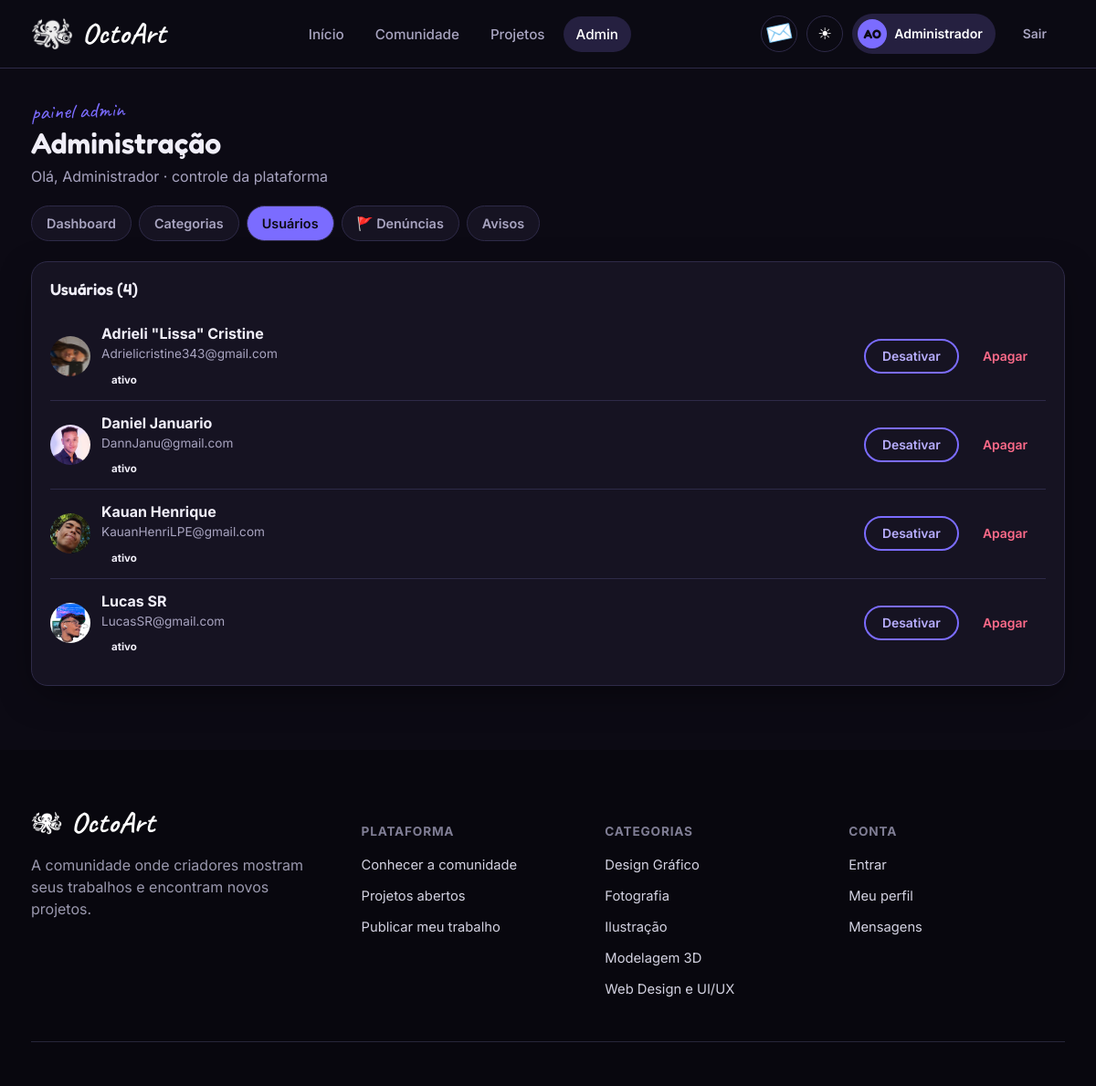
Page /admin.php?tab=usuarios (signed in) on the committed database.
### tables this page shows
CREATE TABLE `usuarios` (
  `id_usuario` int(11) NOT NULL,
  `nome` varchar(100) NOT NULL,
  `email` varchar(150) NOT NULL,
  `senha` varchar(255) NOT NULL,
  `tipo` enum('artista','cliente','ambos','admin') NOT NULL DEFAULT 'ambos',
  `telefone` varchar(30) DEFAULT NULL,
  `foto_perfil` varchar(512) DEFAULT NULL,
  `data_cadastro` datetime DEFAULT current_timestamp(),
  `ultimo_acesso` datetime DEFAULT NULL,
  `status` enum('ativo','inativo','suspenso') DEFAULT 'ativo',
  `verificado` tinyint(4) DEFAULT 0,
  `email_verificado` tinyint(4) NOT NULL DEFAULT 0,
  `token_verificacao` varchar(64) DEFAULT NULL,
  `token_reset` varchar(64) DEFAULT NULL,
  `token_reset_exp` datetime DEFAULT NULL,
  `dois_fatores` tinyint(4) NOT NULL DEFAULT 0,
  `codigo_2fa` varchar(10) DEFAULT NULL,
  `codigo_2fa_exp` datetime DEFAULT NULL,
  `google_id` varchar(80) DEFAULT NULL
);

CREATE TABLE `categorias` (
  `id_categoria` int(11) NOT NULL,
  `nome` varchar(80) NOT NULL,
  `descricao` text DEFAULT NULL
);

### config/db.php (called while the page is built, shortened)
<?php
function db(): PDO {
    static $pdo = null;
    if ($pdo === null) {
        $dsn = 'mysql:host=' . DB_HOST . ';dbname=' . DB_NAME . ';charset=' . DB_CHARSET;
        $pdo = new PDO($dsn, DB_USER, DB_PASS, [
            PDO::ATTR_ERRMODE => PDO::ERRMODE_EXCEPTION,
            PDO::ATTR_DEFAULT_FETCH_MODE => PDO::FETCH_ASSOC,
        ]);
    }
    return $pdo;
}
function h(?string $s): string {
    return htmlspecialchars((string)$s, ENT_QUOTES, 'UTF-8');
}
function media_url(?string $path): string {
    $path = trim(str_replace('\\', '/', $path));
    $path = ltrim($path, '/');
    $base = rtrim(str_replace('\\', '/', dirname($_SERVER['SCRIPT_NAME'] ?? '/')), '/');
    return $base . '/' . $path;
}
function initials(string $nome): string {
    $parts = preg_split('/\s+/', trim($nome));
    $i = '';
    foreach (array_slice($parts, 0, 2) as $p) {
        $i .= mb_strtoupper(mb_substr($p, 0, 1));
    }
    return $i ?: '?';
}

### includes/auth.php (called while the page is built, shortened)
<?php
require_once __DIR__ . '/../config/db.php';
function current_user(): ?array {
    static $cache = null;
    if ($cache !== null) return $cache;
    $st = db()->prepare('SELECT * FROM usuarios WHERE id_usuario = ? AND status = "ativo"');
    $st->execute([$_SESSION['id_usuario']]);
    $cache = $st->fetch() ?: null;
    return $cache;
}
function require_login(): array {
    $u = current_user();
    return $u;
}
function is_admin(?array $u = null): bool {
    $u = $u ?? current_user();
    return $u && ($u['tipo'] === 'admin');
}
function require_admin(): array {
    $u = require_login();
    return $u;
}

### admin.php (the view, shortened to what this page needs)
<?php
require_once __DIR__ . '/includes/auth.php';
$admin = require_admin();
$tab = $_GET['tab'] ?? 'dashboard';
$stats = [
    'usuarios' => (int)db()->query("SELECT COUNT(*) FROM usuarios WHERE tipo!='admin'")->fetchColumn(),
    'categorias' => (int)db()->query('SELECT COUNT(*) FROM categorias')->fetchColumn(),
    'projetos' => (int)db()->query("SELECT COUNT(*) FROM projetos WHERE tipo='portfolio'")->fetchColumn(),
    'briefings' => (int)db()->query("SELECT COUNT(*) FROM projetos WHERE tipo='briefing'")->fetchColumn(),
    'mensagens' => (int)db()->query('SELECT COUNT(*) FROM mensagens')->fetchColumn(),
];
$stats['denuncias'] = (int)db()->query("SELECT COUNT(*) FROM denuncias WHERE status='pendente'")->fetchColumn();
$usuarios = db()->query("SELECT * FROM usuarios WHERE tipo!='admin' ORDER BY data_cadastro DESC")->fetchAll();
$avisos = [];
try {
    $avisos = db()->query('SELECT * FROM avisos ORDER BY data_criacao DESC LIMIT 30')->fetchAll();
} catch (Throwable $e) {}
$active = 'admin';
require __DIR__ . '/includes/header.php';
?>
<div class="wrap admin-page">
  <div class="admin-header">
    <div>
      <p class="eyebrow-hand" style="margin:0">painel admin</p>
      <h1 style="margin:0">Administração</h1>
      <p class="muted" style="margin:.3rem 0 0">Olá, <?= h(explode(' ', $admin['nome'])[0]) ?> · controle da plataforma</p>
    </div>
  </div>
  <nav class="admin-tabs">
    <a class="<?= $tab==='dashboard'?'active':'' ?>" href="admin.php?tab=dashboard">Dashboard</a>
    <a class="<?= $tab==='categorias'?'active':'' ?>" href="admin.php?tab=categorias">Categorias</a>
    <a class="<?= $tab==='usuarios'?'active':'' ?>" href="admin.php?tab=usuarios">Usuários</a>
    <a class="<?= $tab==='denuncias'?'active':'' ?>" href="admin.php?tab=denuncias">🚩 Denúncias<?= $stats['denuncias'] ? ' <span class="admin-badge">'.(int)$stats['denuncias'].'</span>' : '' ?></a>
    <a class="<?= $tab==='avisos'?'active':'' ?>" href="admin.php?tab=avisos">Avisos</a>
  </nav>
  <?php if ($tab === 'dashboard'): ?>
  <div class="admin-stats">
    <div class="admin-stat"><strong><?= $stats['usuarios'] ?></strong><span>Usuários</span></div>
    <div class="admin-stat"><strong><?= $stats['categorias'] ?></strong><span>Categorias</span></div>
    <div class="admin-stat"><strong><?= $stats['projetos'] ?></strong><span>Trabalhos</span></div>
    <div class="admin-stat"><strong><?= $stats['briefings'] ?></strong><span>Pedidos</span></div>
    <div class="admin-stat"><strong><?= $stats['mensagens'] ?></strong><span>Mensagens</span></div>
    <div class="admin-stat <?= $stats['denuncias'] ? 'admin-stat-alert' : '' ?>"><strong><?= $stats['denuncias'] ?></strong><span>Denúncias pendentes</span></div>
  </div>
  <div class="admin-grid-2">
    <div class="admin-panel">
      <h3>Ações rápidas</h3>
      <div class="admin-quick">
        <a class="btn btn-primary btn-sm" href="admin.php?tab=categorias">+ Categoria</a>
        <a class="btn btn-outline btn-sm" href="admin.php?tab=usuarios">Gerenciar usuários</a>
        <a class="btn btn-outline btn-sm" href="admin.php?tab=denuncias">Ver denúncias<?= $stats['denuncias'] ? ' ('.(int)$stats['denuncias'].')' : '' ?></a>
        <a class="btn btn-outline btn-sm" href="admin.php?tab=avisos">Enviar aviso</a>
        <a class="btn btn-ghost btn-sm" href="explorar.php?tipo=artistas">Ver site</a>
      </div>
    </div>
    <div class="admin-panel">
      <h3>Últimos avisos</h3>
      <?php if (!$avisos): ?>
        <p class="muted">Nenhum aviso ainda.</p>
      <?php else: ?>
        <?php foreach (array_slice($avisos, 0, 4) as $av): ?>
          <div class="admin-aviso-mini">
            <strong><?= h($av['titulo']) ?></strong>
            <span class="muted"><?= fmt_date($av['data_criacao']) ?> · <?= $av['ativo'] ? 'ativo' : 'inativo' ?></span>
          </div>
        <?php endforeach; ?>
      <?php endif; ?>
    </div>
  </div>
  <?php elseif ($tab === 'usuarios'): ?>
  <div class="admin-panel">
    <h3>Usuários (<?= count($usuarios) ?>)</h3>
    <div class="admin-table">
      <?php foreach ($usuarios as $u): ?>
        <div class="admin-row admin-user-row">
          <div class="admin-user-info">
            <?php if ($u['foto_perfil']): ?>
              <img src="<?= h(media_url($u['foto_perfil'])) ?>" alt="" class="admin-avatar">
            <?php else: ?>
              <div class="admin-avatar admin-avatar-fb"><?= h(initials($u['nome'])) ?></div>
            <?php endif; ?>
            <div>
              <strong><?= h($u['nome']) ?></strong>
              <div class="muted" style="font-size:.85rem"><?= h($u['email']) ?></div>
              <div style="margin-top:4px">
                <span class="status-pill status-<?= h($u['status']) ?>"><?= h($u['status']) ?></span>
              </div>
            </div>
          </div>
          <div class="admin-user-actions">
            <form method="post" style="display:inline">
              <button class="btn btn-outline btn-sm" type="submit"><?= $u['status']==='ativo'?'Desativar':'Ativar' ?></button>
            </form>
            <form method="post" style="display:inline" onsubmit="return confirm('Apagar permanentemente <?= h($u['nome']) ?>?')">
              <button class="btn btn-ghost btn-sm" type="submit" style="color:var(--danger)">Apagar</button>
            </form>
          </div>
        </div>
      <?php endforeach; ?>
    </div>
  </div>
  <?php endif; ?>
</div>
<?php require __DIR__ . '/includes/footer.php'; ?>

### includes/header.php (shortened to what this page needs)
<?php
require_once __DIR__ . '/auth.php';
$u = current_user();
$active = $active ?? '';
$theme = $_COOKIE['octoart_theme'] ?? 'dark';
$app_base = rtrim(str_replace('\\','/',dirname($_SERVER['SCRIPT_NAME'] ?? '/')), '/') . '/';
?>
<!DOCTYPE html>
<html lang="pt-BR" class="<?= $theme === 'dark' ? 'dark' : '' ?>">
  <head>
<link rel="stylesheet" href="<?= h($app_base) ?>assets/css/style.css?v=<?= file_exists(__DIR__ . '/../assets/css/style.css') ? filemtime(__DIR__ . '/../assets/css/style.css') : time() ?>">
<link rel="stylesheet" href="<?= h($app_base) ?>assets/css/feed.css?v=<?= file_exists(__DIR__ . '/../assets/css/feed.css') ? filemtime(__DIR__ . '/../assets/css/feed.css') : time() ?>">
</head>
<body>
<nav class="nav">
  <div class="wrap">
    <a class="brand" href="index.php">
      <img src="<?= h($app_base) ?>assets/img/<?= $theme === 'dark' ? 'perfil-noite.png' : 'perfil.png' ?>" alt="OctoArt" class="mascot-img">
      <span>OctoArt</span>
    </a>
    <ul class="nav-links" id="navLinks">
      <li><a href="index.php" class="<?= $active==='inicio'?'active':'' ?>">Início</a></li>
      <li><a href="explorar.php?tipo=artistas" class="<?= $active==='artistas'?'active':'' ?>">Comunidade</a></li>
      <li><a href="explorar.php?tipo=projetos" class="<?= $active==='projetos'?'active':'' ?>">Projetos</a></li>
      <?php if ($u): ?>
        <?php if (is_admin($u)): ?>
          <li><a href="admin.php" class="<?= $active==='admin'?'active':'' ?>">Admin</a></li>
        <?php else: ?>
          <li><a href="mensagens.php" class="<?= $active==='mensagens'?'active':'' ?>">Mensagens</a></li>
          <?php endif; ?>
      <?php endif; ?>
    </ul>
    <div class="nav-actions">
      <?php if ($u):
      ?>
        <a href="notificacoes.php" class="notification-nav <?= $active==='notificacoes'?'active':'' ?>" aria-label="Notificações" title="Notificações">
          <span class="notification-bell">✉️</span>
        </a>
      <?php endif; ?>
      <button class="theme-toggle" type="button" id="themeToggle" title="Alternar tema"><?= $theme==='dark'?'☀︎︎':'☾' ?></button>
      <?php if ($u): ?>
        <a href="<?= is_admin($u) ? 'admin.php' : 'dashboard.php' ?>" class="avatar-btn" title="Minha conta">
          <?php if (!empty($u['foto_perfil'])): ?>
            <span class="avatar-circle" style="background-image:url('<?= h(media_url($u['foto_perfil'])) ?>');background-size:cover;background-position:center"></span>
          <?php else: ?>
            <span class="avatar-circle"><?= h(initials($u['nome'])) ?></span>
          <?php endif; ?>
          <span style="font-size:.88rem;font-weight:600"><?= h(explode(' ', $u['nome'])[0]) ?></span>
        </a>
        <a href="logout.php" class="btn btn-ghost btn-sm">Sair</a>
      <?php else: ?>
        <a href="login.php" class="btn btn-ghost btn-sm">Entrar</a>
        <a href="login.php?cadastro=1" class="btn btn-primary btn-sm">Criar conta</a>
      <?php endif; ?>
    </div>
  </div>
</nav>

### includes/footer.php (shortened to what this page needs)
<?php
$cats = [];
try {
    $cats = db()->query('SELECT * FROM categorias ORDER BY nome LIMIT 5')->fetchAll();
} catch (Throwable $e) {}
?>
<footer>
  <div class="wrap">
    <div class="foot-grid">
      <div class="foot-brand">
        <a class="brand" href="index.php"><img src="<?= h($app_base ?? '') ?>assets/img/perfil.png" alt="" class="mascot-fixed foot-mascot"><span>OctoArt</span></a>
        <p>A comunidade onde criadores mostram seus trabalhos e encontram novos projetos.</p>
      </div>
      <div>
        <h5>Plataforma</h5>
        <ul>
          <li><a href="explorar.php?tipo=artistas">Conhecer a comunidade</a></li>
          <li><a href="explorar.php?tipo=projetos">Projetos abertos</a></li>
          <li><a href="login.php?cadastro=1">Publicar meu trabalho</a></li>
        </ul>
      </div>
      <div>
        <h5>Categorias</h5>
        <ul>
          <?php foreach ($cats as $c): ?>
            <li><a href="explorar.php?tipo=artistas&categoria=<?= (int)$c['id_categoria'] ?>"><?= h($c['nome']) ?></a></li>
          <?php endforeach; ?>
        </ul>
      </div>
      <div>
        <h5>Conta</h5>
        <ul>
          <li><a href="login.php">Entrar</a></li>
          <li><a href="dashboard.php">Meu perfil</a></li>
          <li><a href="mensagens.php">Mensagens</a></li>
        </ul>
      </div>
    </div>
    <div class="foot-bottom">
    </div>
  </div>
</footer>
</body>
</html>

### assets/css/feed.css (style rules this page uses)
.brand img.mascot-img { width:46px;height:46px;object-fit:contain }
.foot-mascot { width:34px;height:34px;object-fit:contain;filter:brightness(0) invert(1) }

### admin.php (style rules this page uses)
.admin-page { padding:28px 24px 70px }
.admin-header { margin-bottom:20px }
.admin-tabs { display:flex;gap:8px;flex-wrap:wrap;margin-bottom:22px }
.admin-tabs a { padding:8px 16px;border-radius:999px;font-weight:600;font-size:.9rem; border:1.5px solid var(--grey-300);color:var(--grey-600);background:var(--white); }
.admin-tabs a.active,.admin-tabs a:hover { background:var(--blue);color:#fff;border-color:var(--blue) }
.admin-panel { background:var(--white);border:1.5px solid var(--grey-300);border-radius:18px; padding:20px;box-shadow:var(--shadow); }
.admin-panel h3 { margin:0 0 14px;font-size:1.1rem }
.admin-table { display:flex;flex-direction:column;gap:0 }
.admin-row { display:flex;justify-content:space-between;align-items:center;gap:12px; padding:12px 0;border-bottom:1px solid var(--grey-100); }
.admin-row:last-child { border-bottom:none }
.admin-user-row { flex-wrap:wrap }
.admin-user-info { display:flex;gap:12px;align-items:center;flex:1 }
.admin-avatar { width:44px;height:44px;border-radius:50%;object-fit:cover }
.admin-user-actions { display:flex;gap:6px;flex-wrap:wrap }
html.dark .admin-tabs a { background:#161322;border-color:var(--grey-300);color:var(--grey-600) }
html.dark .admin-tabs a.active,html.dark .admin-tabs a:hover { background:var(--blue);color:#0C0B14 }
html.dark .admin-stat,html.dark .admin-panel { background:#161322;border-color:var(--grey-300) }
html.dark .admin-row { border-color:var(--grey-300) }

### rows in the picture
usuarios: nome "AO", nome "Administrador"
usuarios: foto_perfil (picture), nome "Adrieli \"Lissa\" Cristine", email "Adrielicristine343@gmail.com", status "ativo", shows "Desativar"
usuarios: foto_perfil (picture), nome "Daniel Januario", email "DannJanu@gmail.com", status "ativo", shows "Desativar"
usuarios: foto_perfil (picture), nome "Kauan Henrique", email "KauanHenriLPE@gmail.com", status "ativo", shows "Desativar"
usuarios: foto_perfil (picture), nome "Lucas SR", email "LucasSR@gmail.com", status "ativo", shows "Desativar"
categorias: nome "Design Gráfico"
categorias: nome "Fotografia"
categorias: nome "Ilustração"
categorias: nome "Modelagem 3D"
categorias: nome "Web Design e UI/UX"

### other values in the picture
count($usuarios) "4"
